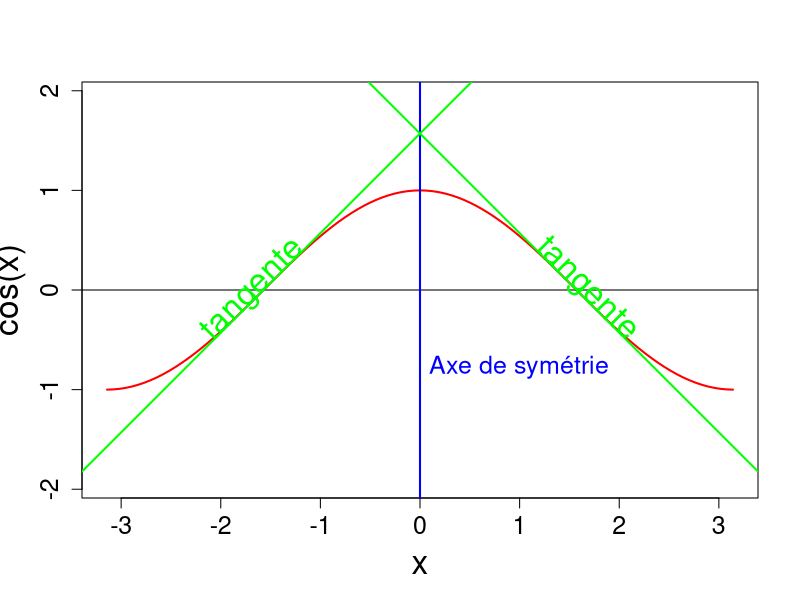
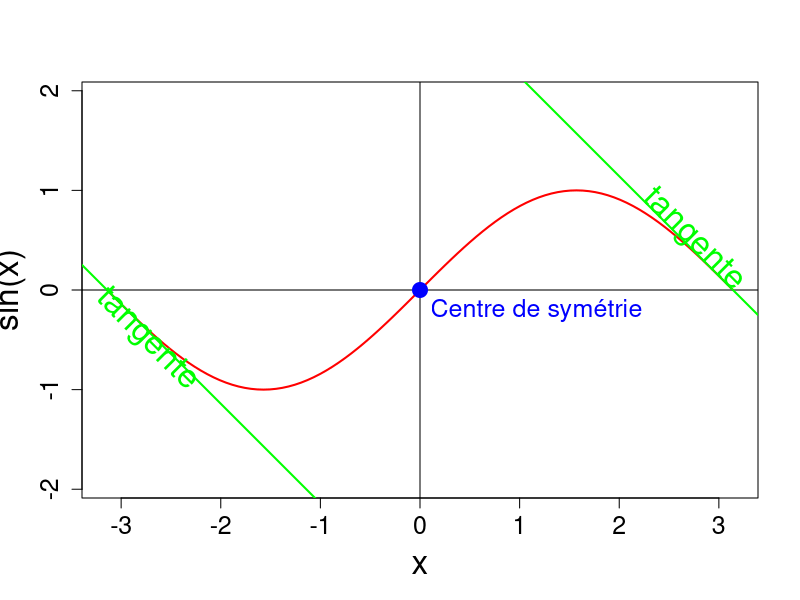
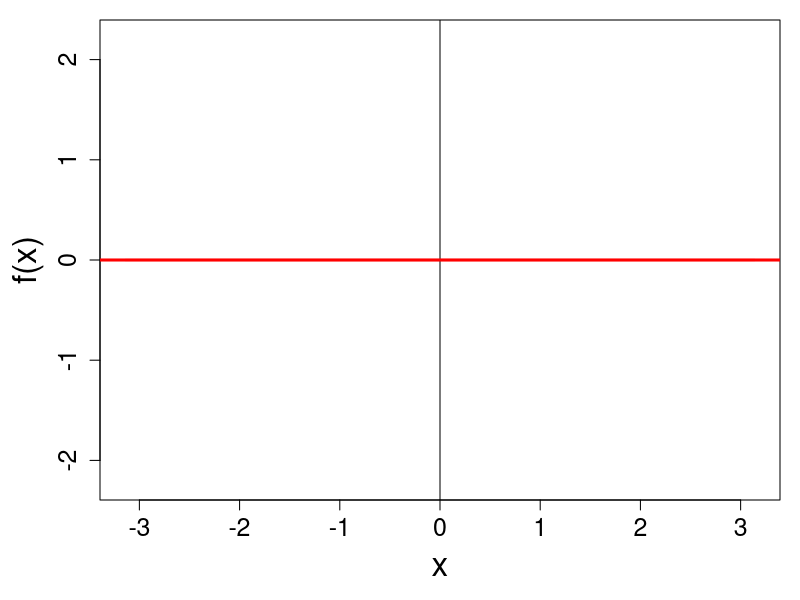
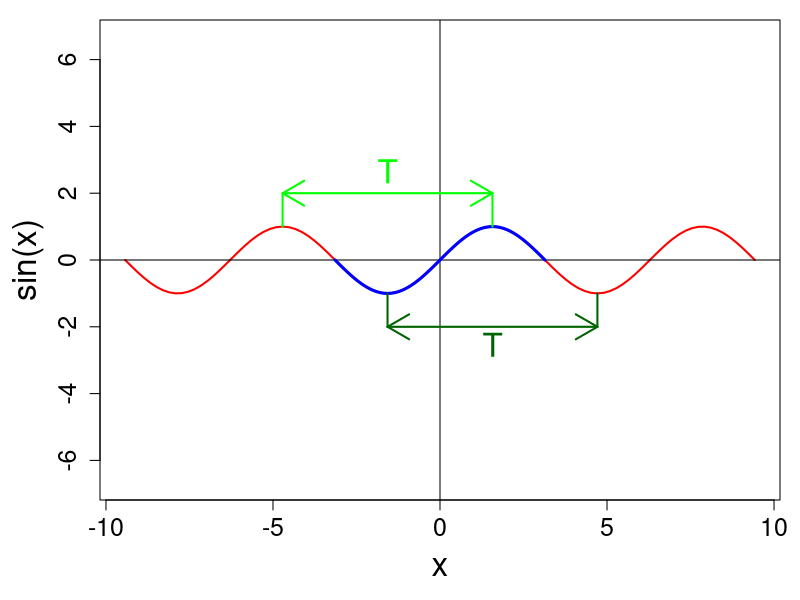

Write the R code that produced these figures, in order.
## ---- chunk 1
knitr::opts_chunk$set(echo = FALSE)
## ---- chunk 2
curve(cos, from = -pi, to = pi, lwd = 2, col = "red", cex.axis = 1.5, cex.lab = 2, asp = 1)
abline(h = 0, v = 0)
abline(v = 0, col = "blue", lwd = 2)
text(0, -0.75, labels = "Axe de symétrie", adj = c(-0.05, 0.5), cex = 1.5, col = "blue")
abline(a = pi/2, b = -1, col = "green", lwd = 2)
abline(a = pi/2, b = 1, col = "green", lwd = 2)
text(-(pi/2 + 0.1), 0, labels = "tangente", srt = 45, cex = 2, col = "green")
text( (pi/2 + 0.1), 0, labels = "tangente", srt = -45, cex = 2, col = "green")
## ---- chunk 3
curve(sin, from = -pi, to = pi, lwd = 2, col = "red", cex.axis = 1.5, cex.lab = 2, asp = 1)
abline(h = 0, v = 0)
points(0, 0,  pch = 19, cex = 2, col = "blue")
text(0 , 0, labels = "Centre de symétrie", adj = c(-0.05, 1.5), cex = 1.5, col = "blue")
abline(a = -pi, b = -1, col = "green", lwd = 2)
abline(a = +pi, b = -1, col = "green", lwd = 2)
offset <- 0.5
text(+pi + 0.1 - offset, 0 + offset, labels = "tangente", srt = -45, cex = 2, col = "green")
text(-(pi + 0.1 - offset), -(0 + offset), labels = "tangente", srt = -45, cex = 2, col = "green")
## ---- chunk 4
par(mar = c(5, 5, 1, 1))
f <- function(x) { rep(0, length(x)) }
curve(f, from = -pi, to = pi, lwd = 2, col = "red", cex.axis = 1.5, cex.lab = 2, asp = 1)
abline(h = 0, v = 0)
lines(c(-4, 4), c(0, 0), col = "red", lwd = 3)
## ---- chunk 5
curve(sin, from = -3*pi, to = 3*pi, lwd = 2, col = "red", cex.axis = 1.5, cex.lab = 2, asp = 1)
abline(h = 0, v = 0)
curve(sin, from = -pi, to = pi, lwd = 3, col = "blue", cex.axis = 1.5, cex.lab = 2, asp = 1, add = TRUE)
arrows(x0 = -3*pi/2, x1 = pi/2, y0 = 2, code = 3, col = "green", lwd = 2); segments(x0 = c(-3, 1)*pi/2, y0 = 1, y1 = 2, lwd = 2, col = "green"); text(-pi/2, 2, label = "T", col = "green", pos = 3 ,cex = 2)
arrows(x0 = -pi/2, x1 = 3*pi/2, y0 = -2, code = 3, col = "darkgreen", lwd = 2); segments(x0 = c(-1, 3)*pi/2, y0 = -1, y1 = -2, lwd = 2, col = "darkgreen"); text(pi/2, -2, label = "T", col = "darkgreen", pos = 1 ,cex = 2)
